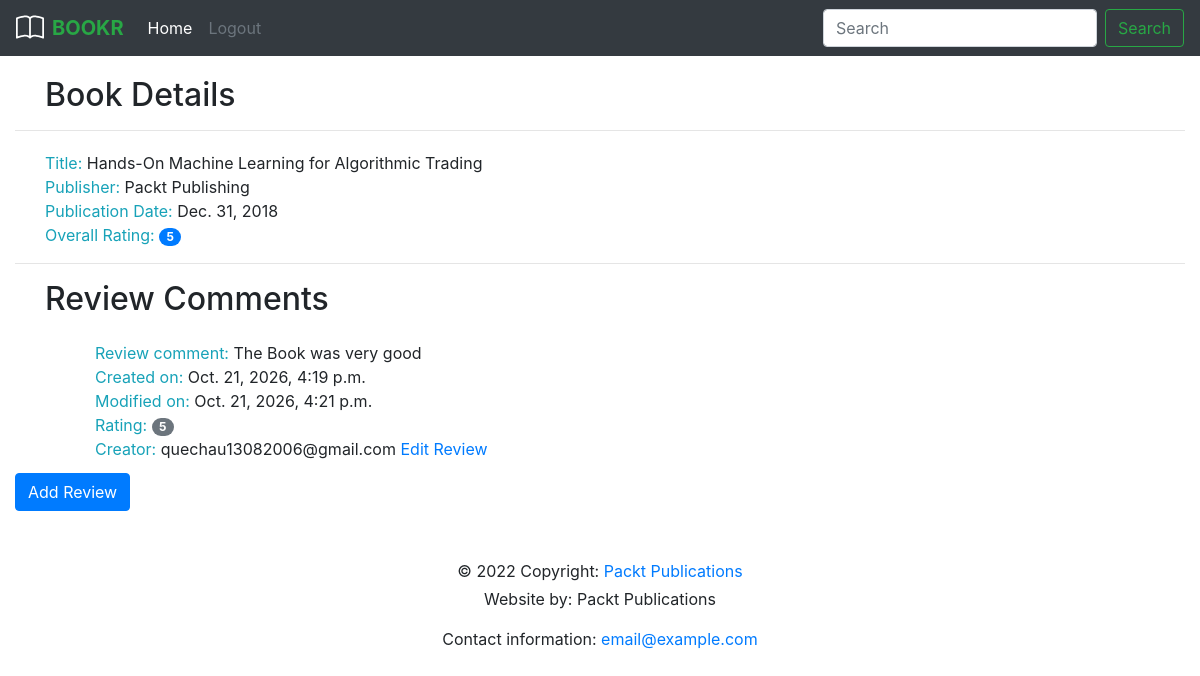
The page /books/2/ on the database its author committed.
### reviews/models.py (models this page shows, shortened)
class Book(models.Model):
    title = models.CharField(max_length=70, help_text="The title of the book")
    publication_date = models.DateField(verbose_name= "Date the book was published")
    isbn= models.CharField( max_length=20, verbose_name="ISBN number of the book")
    publisher = models.ForeignKey(Publisher, on_delete=models.CASCADE)
    contributors = models.ManyToManyField(Contributor, through='BookContributor')

class Publisher(models.Model):
    name = models.CharField(max_length=100, help_text='The name of the publisher')
    website = models.URLField( help_text="The Publisher's website")
    email = models.EmailField( help_text="The Publisher's email address")
    def __str__(self):
        return self.name

class Review(models.Model):
    content = models.TextField(help_text="The review content")
    rating= models.FloatField(help_text="The rating the reviewer has given")
    date_created= models.DateTimeField(auto_now_add=True, help_text="The date and time the review was created")
    date_edited= models.DateTimeField(null=True, help_text="The date and time the review was last edited")
    creator=models.ForeignKey(auth.get_user_model(), on_delete=models.CASCADE)
    book = models.ForeignKey(Book, on_delete=models.CASCADE, help_text="The book that the review is for")

### reviews/views.py (the view)
# urls.py: path('books/<int:book_id>/', views.book_detail, name='book_detail'),
def book_detail(request, book_id):
    book = get_object_or_404(Book, pk=book_id)
    reviews = book.review_set.all()
    rating_list = [review.rating for review in reviews]
    if rating_list:
        book_rating = average_rating(rating_list)
    else:
        book_rating = None
    context = {'book': book, 'reviews': reviews, 'book_rating': book_rating}
    return render(request, 'reviews/book_detail.html', context)

### reviews/utils.py (called while the page is built)
def average_rating(rating_list):
    if not rating_list:
        return 0
    return round(sum(rating_list) / len(rating_list))

### reviews/templates/reviews/book_detail.html
{% extends 'base.html' %}
{% block content %}
    <h2 style="margin-left: 30px;margin-top: 20px;">Book Details</h2>
    <hr>
    <div style="margin-left: 30px;margin-top: 20px;">
        <span class="text-info">Title:</span> <span>{{ book.title }}</span><br>
        <span class="text-info">Publisher:</span> <span>{{ book.publisher }}</span><br>
        <span class="text-info">Publication Date:</span> <span>{{ book.publication_date }}</span><br>
        <span class="text-info">Overall Rating:</span>
        <span class="badge badge-primary badge-pill">{{ book_rating }}</span>
    </div>
    <hr>
    <h2 style="margin-left: 30px" >Review Comments</h2>
    <ul style="margin-left: 60px;margin-top: 10px;" class="list-group list-group-flush">
        {% for review in reviews %}
            <li class="list-group-item">
                <span class="text-info">Review comment:</span> <span>{{ review.content }}</span><br>
                <span class="text-info">Created on:</span> <span>{{ review.date_created }}</span><br>
                <span class="text-info">Modified on:</span> <span>{{ review.date_edited }}</span><br>
                <span class="text-info">Rating:</span>
                <span class="badge badge-secondary badge-pill">{{ review.rating|floatformat:0 }}</span><br>
                <span class="text-info">Creator:</span> <span>{{ review.creator.email }}</span>
                <a href="{% url 'review_edit' book.pk review.pk %}">Edit Review</a>
            </li>
        {% empty %}
            <li class="list-group-item">Chưa có đánh giá nào cho cuốn sách này.</li>
        {% endfor %}
    </ul>
    <a href="{% url 'review_create' book.pk %}" class="btn btn-primary">Add Review</a>
{% endblock %}

### rows shown on the page
Book: title "Hands-On Machine Learning for Algorithmic Trading", publisher "Packt Publishing", publication_date "Dec. 31, 2018"
Review: content "The Book was very good", date_created "Oct. 21, 2026, 4:19 p.m.", date_edited "Oct. 21, 2026, 4:21 p.m.", rating "5", creator.email "quechau13082006@gmail.com"

### other values the page prints
{{ book_rating }} "5"
